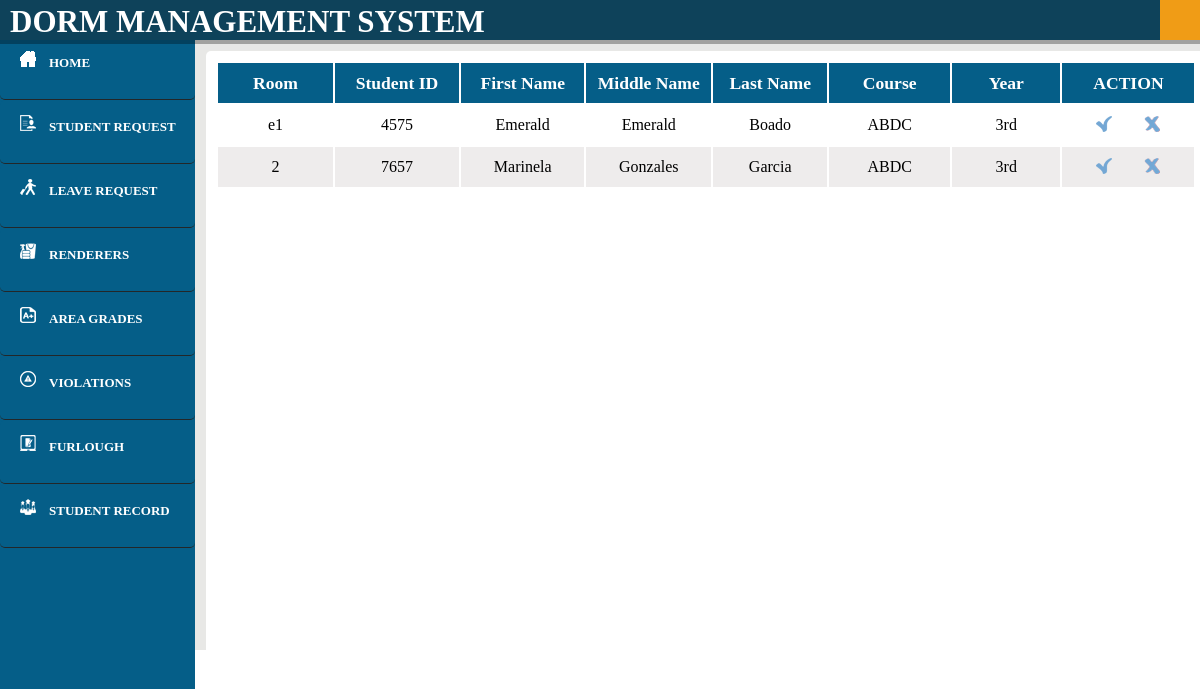
/manager/user_studentRequest.php (signed in), run on the app's committed database.
### tables this page shows
CREATE TABLE `student` (
  `entry_id` int(11) NOT NULL,
  `student_id` varchar(20) NOT NULL,
  `fname` varchar(20) NOT NULL,
  `mname` varchar(20) NOT NULL,
  `lname` varchar(20) NOT NULL,
  `course` varchar(20) NOT NULL,
  `year` varchar(20) NOT NULL,
  `request` varchar(20) DEFAULT 'Pending',
  `room_number` varchar(20) NOT NULL,
  `seen` int(11) NOT NULL DEFAULT '0',
  `seen1` int(11) NOT NULL DEFAULT '0',
  `student_type` varchar(20) NOT NULL DEFAULT 'Normal'
);

### manager/user_studentRequest.php (the view, shortened to what this page needs)
<html>
<head>
		<link rel="stylesheet" type="text/css" href="../css/Blog.css">
		<link rel="stylesheet" type="text/css" href="../css/user.css">
		<link rel="stylesheet" type="text/css" href="../css/modal.css">
		<header>
		<?php
				include 'connect.php';
				$user=$_SESSION['login_user'];
				$qry="select * from user where Username='$user';";
				$result=mysqli_query($con,$qry);
				while($rows=mysqli_fetch_array($result))
				{
					$fname = $rows['Username'];
				}
		?>
			<font face="Century Gothic">
			<div id="nav">
				<nav>
					<ul>
						<li id="titlename">DORM MANAGEMENT SYSTEM</li>
						<li id="login"><a href=""><?php echo $fname?></a>
						</li>
					</ul>
				</nav>
			</div></font>
		</header>
	</head>
	<body>
<article><br><br>
	<b><div id="leftnav"><a href="user_home.php"><img src="../images/home1.png">&emsp;<font color="#ffffff">HOME</a></font></div>
	<div id="leftnav"><a href="user_studentRequest.php"><img src="../images/studentreq.png">&emsp;<font color="#ffffff">STUDENT REQUEST</a></font></div>
		<?php
			$sql = "SELECT * FROM lcard WHERE status='Pending' AND seen = 0";
			$result = mysqli_query($con, $sql);
			if($result) {
				if(mysqli_num_rows($result) > 0) {
					echo "<div id=\"leftnav\"><a href=\"user_lcard.php\"><img src=\"../images/leavereq.png\">&emsp;<font color=\"#ffffff\">LEAVE REQUEST<img src='../images/notif.png'/></a></font></div>";
				} else {
					echo "<div id=\"leftnav\"><a href=\"user_lcard.php\"><img src=\"../images/leavereq.png\">&emsp;<font color=\"#ffffff\">LEAVE REQUEST</a></font></div>";
				}
			}
		?>
		<div id="leftnav"><a href="user_studentRender.php"><img src="../images/render.png">&emsp;<font color="#ffffff">RENDERERS</a></font></div>
		<div id="leftnav"><a href="user_areaRecord.php"><img src="../images/grades.png">&emsp;<font color="#ffffff">AREA GRADES</a></font></div>
		<div id="leftnav"><a href="user_violationRecord.php"><img src="../images/violation.png">&emsp;<font color="#ffffff">VIOLATIONS </a></font><br></div>
		<div id="leftnav"><a href="user_furlough.php"><img src="../images/furlough.png">&emsp;<font color="#ffffff">FURLOUGH</a></font><br></div>
		<div id="leftnav"><a href="user_studentRecord.php"><img src="../images/student.png">&emsp;<font color="#ffffff">STUDENT RECORD </a></font><br></div>
	</b>
	</article>
	<aside>
	<div id="right">
		<table class="alternate">
	<tr>
	<th>Room</th>
	<th>Student ID</th>
	<th>First Name</th>
	<th>Middle Name</th>
	<th>Last Name</th>
	<th>Course</th>
	<th>Year</th>
	<th colspan="2"><center>ACTION</center></th>
		<?php
			function displayimage()
			{
			include 'connect.php';
				$qry="select * from student where request='Pending';";
				$str="";
				$result=mysqli_query($con,$qry);
				while($rows=mysqli_fetch_array($result))
				{
					$str = $str.	"<tr>
					<td>".$rows['room_number']."</td>
					<td>".$rows['student_id']."</td>
					<td>".$rows['fname']."</td>
					<td>".$rows['mname']."</td>
					<td>".$rows['lname']."</td>
					<td>".$rows['course']."</td>
					<td>".$rows['year']."</td>
					<td><button><a href = 'edit_request.php?id=".$rows['0']."'><center><img src='../images/app.png'/></a></button>&emsp;
					<button><a href = 'edit_request1.php?id=".$rows['0']."'><center><img src='../images/disapp.png'/></a></button></td>
					</tr>"
					;
				}
		 echo $str;
			}
			displayimage();
		?>
		</table>
</div>
</aside>
	</body>
</html>

### css/Blog.css (style rules this page uses)
a { color: #00a2ff; text-decoration: none; }
body { overflow-x: hidden; margin: 0px; font-family: Century Gothic; }
::placeholder { color: rgba(255,255,255,.5); }
nav { text-align: center; background-color: #0e425a; position: relative; padding: 0px 60px 0px 754px; width: 100%; position: fixed; z-index: 2; box-shadow: 0px 0px 0px 4px rgba(0,0,0,.3); font-weight: bold; }
nav ul { list-style: none; margin: 0; padding: 0; }
nav > ul > li { float: left; }
nav ul li a { display: inline-block; color: #ffffff; padding: 10px 20px; text-decoration: none; width: 160px; }

### css/user.css (style rules this page uses)
* { font-color: #fff; }
article { padding: 0 auto; background-color: #055e88; float: left; height: 100%; width: 195px; position: fixed; }
aside { background-color: #e8e8e6; padding: 3% 2% 2% 3%; height: 604px; height: 100%; }
#right { background-color: #ffffff; height: 0 auto%; margin-top: 15px; padding: 10px; width: 86%; margin-left: 170px; }
#leftnav { background-color: #055e88; height: 38px; width: 170px; margin: 0px; font-size: 13px; padding: 15px 5px 10px 20px; border-bottom: solid 1px #232729; }
nav { text-align: center; background-color: #0e425a; position: relative; padding: 0px 60px 0px 1160px; width: 100%; height: 40px; position: fixed; z-index: 2; box-shadow: 0px 0px 0px 4px rgba(0,0,0,.3); font-weight: bold; }
nav ul { list-style: none; margin: 0; padding: 0; }
nav > ul > li { float: left; }
nav ul li { background-color: #f09c16; color: #ffffff; list-style: none; }
nav ul li a { background-color: #f09c16; color: #fff; }
nav ul li a { display: inline-block; color: #fff; padding: 10px 10px; text-decoration: none; width: 170px; }
body { font-family: century gothic; }
#login { background-color: #f09c16; font-color: #000; margin-top: -40px; height: 40px; }
div { border-radius: 5px; background-color: #f2f2f2; }
table { width: 100%; }
td,th { text-align: center; width: 270px; height: 40px; color:#000000; font-family: century gothic; }
th { font-size: 110%; background-color: #055e88; color: #ffffff; }
td { font-weight: normal; }
.alternate tr { background-color: #eeecec; }
.alternate tr:nth-child(2n) { background-color: #ffffff; }
button { background: none; border: none; }
body { height: 590px }
#right { height: 100% }
#titlename { color: #fff; font-weight: bold; font-size: 31px; font-family: Space Age; padding-top: 4px; margin-left: -1150px; background-color: #0e425a; }
#leftnav { font-size: 13px }

### css/modal.css (style rules this page uses)
* { font-family: Century Gothic; }
#login { padding-top: 40px; }
table { padding-top: 0px; }
td,th { text-align: center; width: 250px; height: 40px; font-family: century gothic; }

### manager/user_studentRequest.php (style rules this page uses)
* { color: #ffffff; }
#titlename { color: #fff; font-weight: bold; font-size: 31px; font-family: Space Age; padding-top: 4px; margin-left: -1150px; background-color: #0e425a; }

### data on the page
student: room_number "e1", student "4575", fname "Emerald", mname "Emerald", lname "Boado", course "ABDC", year "3rd"
student: room_number "2", student "7657", fname "Marinela", mname "Gonzales", lname "Garcia", course "ABDC", year "3rd"
